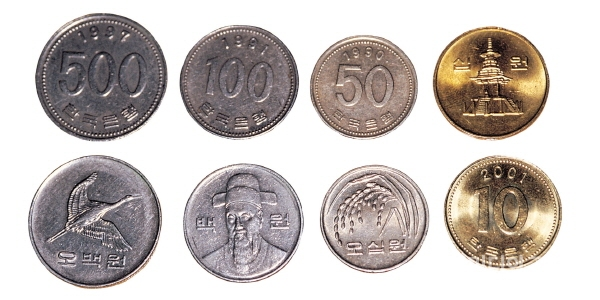
#> input picture prac_chap10/images/coins.jpg, 600 x 300 px
$ python houghcircle.py
#> lines starting #> are read from the running program, lines starting #| are printed output that depends on the picture; after the words box and inside, x2 and y2 are one past the last pixel; in counts of white or black regions, pixels touching at a corner belong together
import numpy as np, cv2

src = cv2.imread("images/coins.jpg")
#> src is the input picture: shape (300, 600, 3); mean B, G, R 186.9, 190, 197.2
dst = src.copy()
gray = cv2.cvtColor(src, cv2.COLOR_BGR2GRAY)
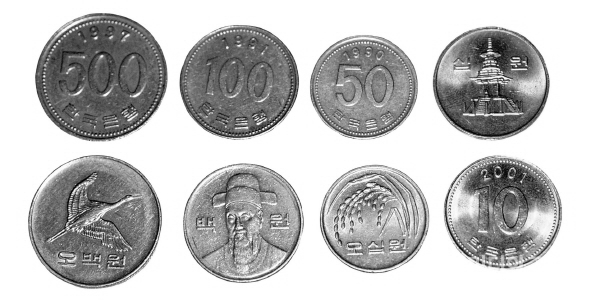
#> gray: shape (300, 600); min 1, max 255, mean 191.8

circles = cv2.HoughCircles(gray, cv2.HOUGH_GRADIENT, 1, 100, param1 = 250, param2 = 50, minRadius = 10, maxRadius = 150)
#> circles = [[104.5, 74.5, 61.9], [502.5, 209.5, 58.3], [93.5, 220.5, 63.9], [242.5, 221.5, 58.2], [492.5, 83.5, 55.8], [234.5, 81.5, 55.4], [371.5, 218.5, 52.1], [360.5, 85.5, 50.5]]
print(circles)
#| [[[104.5  74.5  61.9]
#|   [502.5 209.5  58.3]
#|   [ 93.5 220.5  63.9]
#|   [242.5 221.5  58.2]
#|   [492.5  83.5  55.8]
#|   [234.5  81.5  55.4]
#|   [371.5 218.5  52.1]
#|   [360.5  85.5  50.5]]]

for i in circles[0]:
    pt1 = int(i[0])
    pt2 = int(i[1])
    pt3 = int(i[2])

    cv2.circle(dst, (pt1, pt2), pt3, (0, 0, 0), 10)
#> this loop made 8 passes
#> (i, pt1, pt2, pt3) on passes 1 to 8: ([104.5, 74.5, 61.9], 104, 74, 61), ([502.5, 209.5, 58.3], 502, 209, 58), ([93.5, 220.5, 63.9], 93, 220, 63), ([242.5, 221.5, 58.2], 242, 221, 58), ([492.5, 83.5, 55.8], 492, 83, 55), ([234.5, 81.5, 55.4], 234, 81, 55), ([371.5, 218.5, 52.1], 371, 218, 52), ([360.5, 85.5, 50.5], 360, 85, 50)
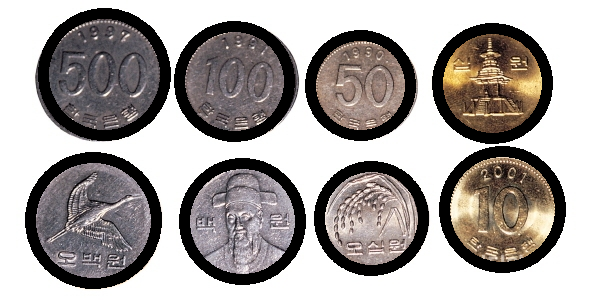
#> dst: shape (300, 600, 3); 17.34% of pixels changed, all inside (x1, y1, x2, y2) = (25, 8, 566, 289)

cv2.imshow("dst", dst)
cv2.waitKey(0)
cv2.destroyAllWindows()
